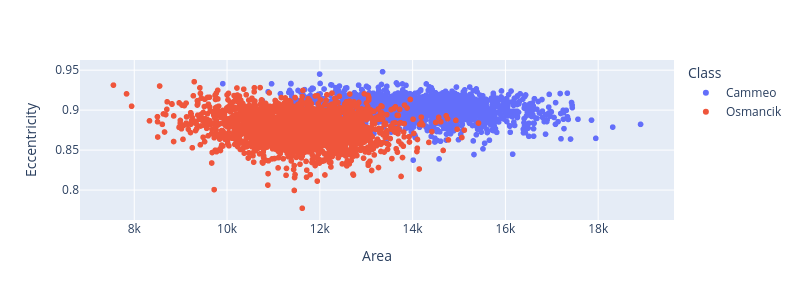
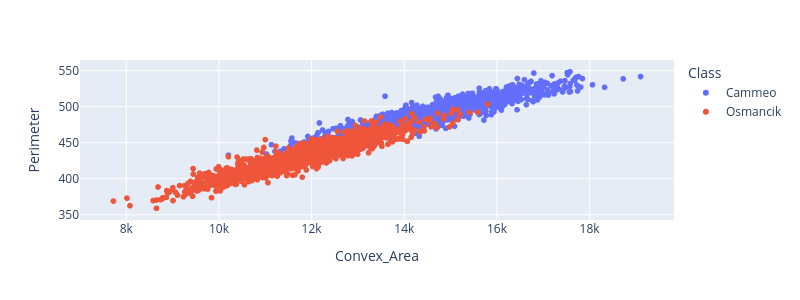
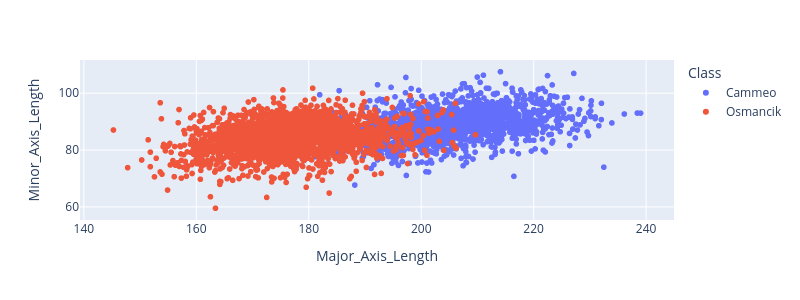
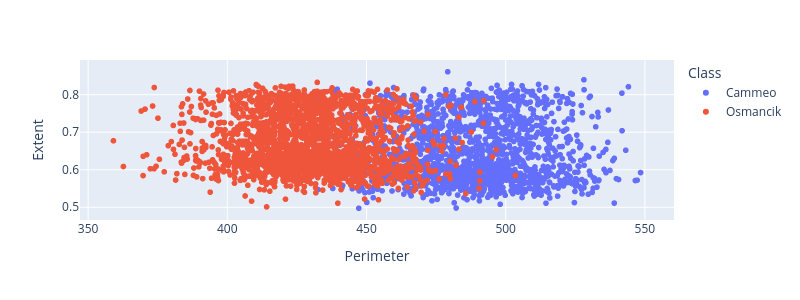

Notebook cell for these charts, in order:
### Code cell
# Create five 2D plots of the features against each other, color-coded by class.

for x_axis_data, y_axis_data in [
    ('Area', 'Eccentricity'),
    ('Convex_Area', 'Perimeter'),
    ('Major_Axis_Length', 'Minor_Axis_Length'),
    ('Perimeter', 'Extent'),
    ('Eccentricity', 'Major_Axis_Length'),] :

    px.scatter(rice_data,x=x_axis_data,y=y_axis_data,color="Class",width=800,height=300).show()

### Figure 1 — Plotly figure (JSON) as saved in the notebook; plotly's stock layout.template omitted (floating-point values rounded to 4 significant figures; data arrays with more than 128 entries replaced by an {"elided": "..."} marker saying what was removed)
{"data": [{"hovertemplate": "Class=Cammeo<br>Area=%{x}<br>Eccentricity=%{y}<extra></extra>", "legendgroup": "Cammeo", "marker": {"color": "#636efa", "symbol": "circle"}, "mode": "markers", "name": "Cammeo", "showlegend": true, "type": "scattergl", "x": {"elided": "1630 int values"}, "xaxis": "x", "y": {"elided": "1630 float values"}, "yaxis": "y"}, {"hovertemplate": "Class=Osmancik<br>Area=%{x}<br>Eccentricity=%{y}<extra></extra>", "legendgroup": "Osmancik", "marker": {"color": "#EF553B", "symbol": "circle"}, "mode": "markers", "name": "Osmancik", "showlegend": true, "type": "scattergl", "x": {"elided": "2180 int values"}, "xaxis": "x", "y": {"elided": "2180 float values"}, "yaxis": "y"}], "layout": {"height": 300, "legend": {"title": {"text": "Class"}, "tracegroupgap": 0}, "margin": {"t": 60}, "width": 800, "xaxis": {"anchor": "y", "domain": [0, 1], "title": {"text": "Area"}}, "yaxis": {"anchor": "x", "domain": [0, 1], "title": {"text": "Eccentricity"}}}}

### Figure 2 — Plotly figure (JSON) as saved in the notebook; plotly's stock layout.template omitted (floating-point values rounded to 4 significant figures; data arrays with more than 128 entries replaced by an {"elided": "..."} marker saying what was removed)
{"data": [{"hovertemplate": "Class=Cammeo<br>Convex_Area=%{x}<br>Perimeter=%{y}<extra></extra>", "legendgroup": "Cammeo", "marker": {"color": "#636efa", "symbol": "circle"}, "mode": "markers", "name": "Cammeo", "showlegend": true, "type": "scattergl", "x": {"elided": "1630 int values"}, "xaxis": "x", "y": {"elided": "1630 float values"}, "yaxis": "y"}, {"hovertemplate": "Class=Osmancik<br>Convex_Area=%{x}<br>Perimeter=%{y}<extra></extra>", "legendgroup": "Osmancik", "marker": {"color": "#EF553B", "symbol": "circle"}, "mode": "markers", "name": "Osmancik", "showlegend": true, "type": "scattergl", "x": {"elided": "2180 int values"}, "xaxis": "x", "y": {"elided": "2180 float values"}, "yaxis": "y"}], "layout": {"height": 300, "legend": {"title": {"text": "Class"}, "tracegroupgap": 0}, "margin": {"t": 60}, "width": 800, "xaxis": {"anchor": "y", "domain": [0, 1], "title": {"text": "Convex_Area"}}, "yaxis": {"anchor": "x", "domain": [0, 1], "title": {"text": "Perimeter"}}}}

### Figure 3 — Plotly figure (JSON) as saved in the notebook; plotly's stock layout.template omitted (floating-point values rounded to 4 significant figures; data arrays with more than 128 entries replaced by an {"elided": "..."} marker saying what was removed)
{"data": [{"hovertemplate": "Class=Cammeo<br>Major_Axis_Length=%{x}<br>Minor_Axis_Length=%{y}<extra></extra>", "legendgroup": "Cammeo", "marker": {"color": "#636efa", "symbol": "circle"}, "mode": "markers", "name": "Cammeo", "showlegend": true, "type": "scattergl", "x": {"elided": "1630 float values"}, "xaxis": "x", "y": {"elided": "1630 float values"}, "yaxis": "y"}, {"hovertemplate": "Class=Osmancik<br>Major_Axis_Length=%{x}<br>Minor_Axis_Length=%{y}<extra></extra>", "legendgroup": "Osmancik", "marker": {"color": "#EF553B", "symbol": "circle"}, "mode": "markers", "name": "Osmancik", "showlegend": true, "type": "scattergl", "x": {"elided": "2180 float values"}, "xaxis": "x", "y": {"elided": "2180 float values"}, "yaxis": "y"}], "layout": {"height": 300, "legend": {"title": {"text": "Class"}, "tracegroupgap": 0}, "margin": {"t": 60}, "width": 800, "xaxis": {"anchor": "y", "domain": [0, 1], "title": {"text": "Major_Axis_Length"}}, "yaxis": {"anchor": "x", "domain": [0, 1], "title": {"text": "Minor_Axis_Length"}}}}

### Figure 4 — Plotly figure (JSON) as saved in the notebook; plotly's stock layout.template omitted (floating-point values rounded to 4 significant figures; data arrays with more than 128 entries replaced by an {"elided": "..."} marker saying what was removed)
{"data": [{"hovertemplate": "Class=Cammeo<br>Perimeter=%{x}<br>Extent=%{y}<extra></extra>", "legendgroup": "Cammeo", "marker": {"color": "#636efa", "symbol": "circle"}, "mode": "markers", "name": "Cammeo", "showlegend": true, "type": "scattergl", "x": {"elided": "1630 float values"}, "xaxis": "x", "y": {"elided": "1630 float values"}, "yaxis": "y"}, {"hovertemplate": "Class=Osmancik<br>Perimeter=%{x}<br>Extent=%{y}<extra></extra>", "legendgroup": "Osmancik", "marker": {"color": "#EF553B", "symbol": "circle"}, "mode": "markers", "name": "Osmancik", "showlegend": true, "type": "scattergl", "x": {"elided": "2180 float values"}, "xaxis": "x", "y": {"elided": "2180 float values"}, "yaxis": "y"}], "layout": {"height": 300, "legend": {"title": {"text": "Class"}, "tracegroupgap": 0}, "margin": {"t": 60}, "width": 800, "xaxis": {"anchor": "y", "domain": [0, 1], "title": {"text": "Perimeter"}}, "yaxis": {"anchor": "x", "domain": [0, 1], "title": {"text": "Extent"}}}}
